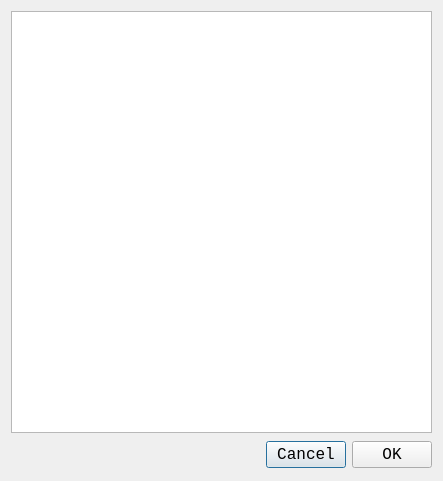
<?xml version="1.0" encoding="UTF-8"?>
<ui version="4.0">
 <class>Dialog</class>
 <widget class="QDialog" name="Dialog">
  <property name="geometry">
   <rect>
    <x>0</x>
    <y>0</y>
    <width>443</width>
    <height>481</height>
   </rect>
  </property>
  <property name="font">
   <font>
    <family>Courier New</family>
    <pointsize>12</pointsize>
   </font>
  </property>
  <property name="windowTitle">
   <string>Edit Sounds to Glyphs</string>
  </property>
  <layout class="QGridLayout" name="gridLayout">
   <item row="0" column="0">
    <layout class="QVBoxLayout" name="verticalLayout">
     <item>
      <widget class="QTableView" name="m_phonemesList"/>
     </item>
     <item>
      <layout class="QHBoxLayout" name="horizontalLayout">
       <item>
        <spacer>
         <property name="orientation">
          <enum>Qt::Horizontal</enum>
         </property>
         <property name="sizeHint" stdset="0">
          <size>
           <width>131</width>
           <height>31</height>
          </size>
         </property>
        </spacer>
       </item>
       <item>
        <widget class="QPushButton" name="m_btnCancel">
         <property name="text">
          <string>Cancel</string>
         </property>
        </widget>
       </item>
       <item>
        <widget class="QPushButton" name="m_btnOK">
         <property name="text">
          <string>OK</string>
         </property>
        </widget>
       </item>
      </layout>
     </item>
    </layout>
   </item>
  </layout>
 </widget>
 <resources/>
 <connections>
  <connection>
   <sender>m_btnOK</sender>
   <signal>clicked()</signal>
   <receiver>Dialog</receiver>
   <slot>accept()</slot>
   <hints>
    <hint type="sourcelabel">
     <x>278</x>
     <y>253</y>
    </hint>
    <hint type="destinationlabel">
     <x>96</x>
     <y>254</y>
    </hint>
   </hints>
  </connection>
  <connection>
   <sender>m_btnCancel</sender>
   <signal>clicked()</signal>
   <receiver>Dialog</receiver>
   <slot>reject()</slot>
   <hints>
    <hint type="sourcelabel">
     <x>369</x>
     <y>253</y>
    </hint>
    <hint type="destinationlabel">
     <x>179</x>
     <y>282</y>
    </hint>
   </hints>
  </connection>
 </connections>
</ui>
